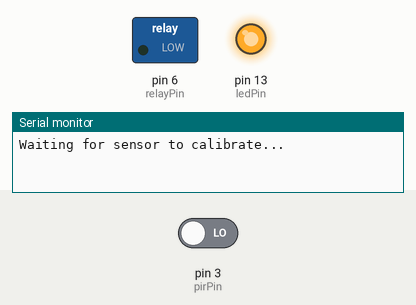
Recording of a sketch running on a simulated Arduino Uno, built with avr-gcc and run on an emulated ATmega328P. Shown: switched loads named in the sketch (green lamp = pin HIGH), output pins drawn as LEDs (lit = HIGH), the last lines printed to the serial monitor. The test bench sets the inputs (shaded band); at power-on: pin 3 (pirPin) LOW.

Above: at 0.01 s.
At 11.2 s:
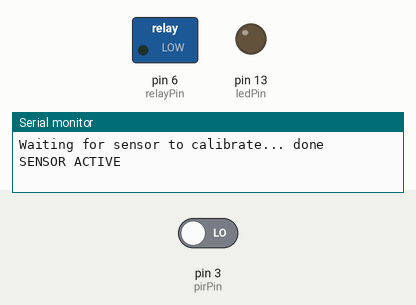
11.3 s: pin 3 (pirPin) driven HIGH
At 12.2 s:
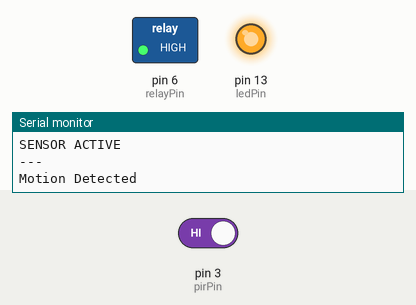
Timing chart, 0 to 14.3 s (numbered marks = the images above; inputs shaded):
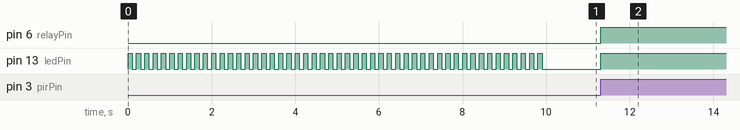

Measured:
- after the input at 11.3 s, pin 6 (relayPin), pin 13 (ledPin): LOW → HIGH at once

The sketch:

MotionRelay.ino
```cpp
// (licence header left out)
/////////////////////////////
//VARS
//the time we give the sensor to calibrate (10-60 secs according to the datasheet)
int calibrationTime = 10000;

//the time when the sensor outputs a low impulse
long unsigned int lowIn;
long unsigned int detectTime;

//the amount of milliseconds the sensor has to be low
//before we assume all motion has stopped
long unsigned int pause = 5000;

boolean lockLow = true;
boolean takeLowTime;

int pirPin = 3;    //the digital pin connected to the PIR sensor's output
int ledPin = 13;
int relayPin = 6;

/////////////////////////////
//SETUP
void setup() {
  Serial.begin(9600);
  pinMode(pirPin, INPUT);
  pinMode(ledPin, OUTPUT);
  pinMode(relayPin, OUTPUT);

  digitalWrite(pirPin, LOW);
  digitalWrite(relayPin, LOW);

  //give the sensor some time to calibrate
  Serial.print("Waiting for sensor to calibrate...");

  while (calibrationTime > millis()) {
    digitalWrite(ledPin, HIGH);
    delay(100);
    digitalWrite(ledPin, LOW);
    delay(100);
  }

  Serial.println(" done");
  Serial.println("SENSOR ACTIVE");
  delay(50);
}

////////////////////////////
// MAIN LOOP
void loop() {

  if (digitalRead(pirPin) == HIGH) {
    if (lockLow) {
      //makes sure we wait for a transition to LOW before any further output is made:
      lockLow = false;
      digitalWrite(ledPin, HIGH);  // Turn the LED On
      digitalWrite(relayPin,HIGH); // Turn Relay On
      Serial.println("---");
      Serial.println("Motion Detected");
      detectTime = millis();
      delay(50);
    }
    takeLowTime = true;
  }

  if (digitalRead(pirPin) == LOW) {

    if (takeLowTime) {
      lowIn = millis();    // Save the time of the transition from high to LOW
      takeLowTime = false; // Make sure this is only done at the start of a LOW phase
    }

    // If the sensor is low for more than the given pause,
    // We assume that no more motion is going to happen
    if (!lockLow && millis() - lowIn > pause) {
      // Makes sure this block of code is only executed again after
      // A new motion sequence has been detected
      lockLow = true;

      digitalWrite(ledPin, LOW);  // Turn the LED Off
      digitalWrite(relayPin,LOW); // Turn Relay Off

      Serial.print("Motion Ended After ");
      Serial.print((lowIn - detectTime)/1000);
      Serial.println(" Seconds");

      Serial.print("Relay Off After ");
      Serial.print((millis() - detectTime)/1000);
      Serial.println(" Seconds");

      delay(50);
    }
  }
}
```
